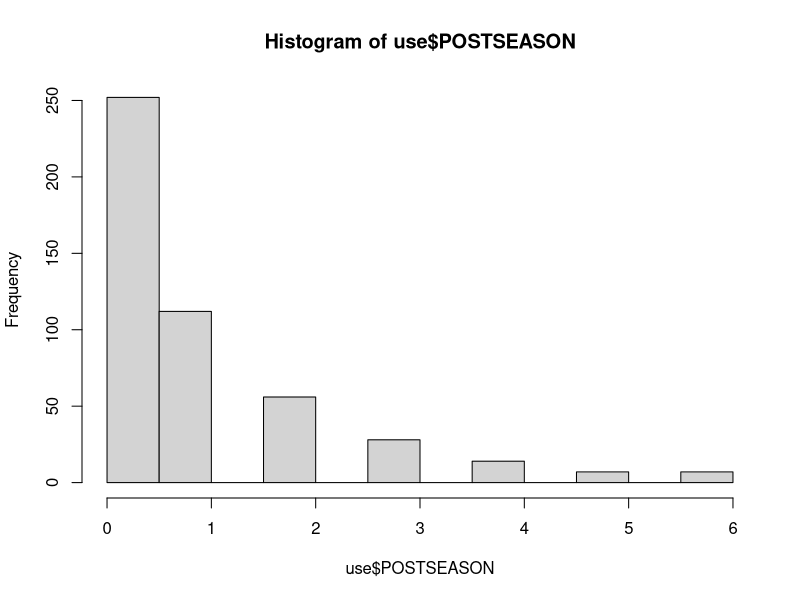

This figure's R source: (Note: this script raises an error after producing the figure.)
## Trying this package to get 2023 data: (3/13/23)
## https://github.com/andreweatherman/toRvik/blob/HEAD/R/bart_ratings.R
##

## devtools::install_github("andreweatherman/toRvik")

#library(toRvik)

#write.csv(bart_ratings(), "2023//2023.csv")
#write.csv(bart_ratings(2022), "2023//2022.csv")
#write.csv(bart_ratings(2021), "2023//2021.csv")
#write.csv(bart_ratings(2020), "2023//2020.csv")
#write.csv(bart_ratings(2019), "2023//2019.csv")
#write.csv(bart_ratings(2018), "2023//2018.csv")
#write.csv(bart_ratings(2017), "2023//2017.csv")
#write.csv(bart_ratings(2016), "2023//2016.csv")
#write.csv(bart_ratings(2015), "2023//2015.csv")

#data2023 <- read.csv("2023//2023.csv")
#data2022 <- read.csv("2023//2022.csv")
#data2021 <- read.csv("2023//2021.csv")
#data2020 <- read.csv("2023//2020.csv")
#data2019 <- read.csv("2023//2019.csv")
#data2018 <- read.csv("2023//2018.csv")
#data2017 <- read.csv("2023//2017.csv")
#data2016 <- read.csv("2023//2016.csv")
#data2015 <- read.csv("2023//2015.csv")

#data <- rbind(data2022,data2021,data2020,data2019,data2018,data2017,data2016,data2015)

#filtered <- na.omit(data)
#descr::freq(filtered$seed)

#write.csv(filtered, "2023//sevenyears.csv")

## (sometimes incorrect) scores taken from: https://www.ncaa.com/news/basketball-men/article/2020-05-06/2019-ncaa-tournament-bracket-scores-stats-records

use <- read.csv("2023//2015_2022_scored.csv.csv")   ## scored with above

names(use)[names(use) == "final"] <- "POSTSEASON"

use$POSTSEASON[use$POSTSEASON=="Champions"] <- 6     # Changing qualitative outcome to numeric (how many rounds won)
use$POSTSEASON[use$POSTSEASON=="2ND"] <- 5 
use$POSTSEASON[use$POSTSEASON=="F4"] <- 4 
use$POSTSEASON[use$POSTSEASON=="E8"] <- 3
use$POSTSEASON[use$POSTSEASON=="S16"] <- 2
use$POSTSEASON[use$POSTSEASON=="R32"] <- 1
use$POSTSEASON[use$POSTSEASON=="R64"] <- 0 

use$POSTSEASON <- as.numeric(use$POSTSEASON)
hist(use$POSTSEASON)

######################
######################

library(caret)

control <- trainControl(method="cv", number=10,verboseIter = TRUE)
metric <- "RMSE"

use2 <- use[,-c(1,2,3,4,21)]  # index, conf, year
use3 <- use[,-c(1,2,21)]

##########################################
##########################################
##########################################
##########################################

set.seed(32)
fit.lm <- train(POSTSEASON ~ ., data=use2, method="lm", metric=metric, trControl=control, preProcess = "knnImpute")
set.seed(56)
fit.wm <- train(POSTSEASON ~ ., data=use2, method="WM", metric=metric, trControl=control, preProcess = "knnImpute")
# fit.evtree <- train(POSTSEASON ~ ., data=use2, method="evtree", metric=metric, trControl=control)

# CART
set.seed(90)
fit.cart <- train(POSTSEASON~., data=use2, method="rpart", metric=metric, trControl=control, preProcess = "knnImpute")
# kNN
set.seed(12)
fit.knn <- train(POSTSEASON~., data=use2, method="knn", metric=metric, trControl=control, preProcess = "knnImpute")
# c) advanced algorithms
# SVM
set.seed(48)
fit.svm <- train(POSTSEASON~., data=use2, method="svmRadial", metric=metric, trControl=control, preProcess = "knnImpute")
# Random Forest
set.seed(87)
fit.rf <- train(POSTSEASON~., data=use2, method="rf", metric=metric, trControl=control, preProcess = "knnImpute")


# summarize accuracy of models
results <- resamples(list(cart=fit.cart, knn=fit.knn, svm=fit.svm, rf=fit.rf, lm=fit.lm, wm=fit.wm))
summary(results)
dotplot(results)



validate <- read.csv("2023//2023.csv")
validate <- na.omit(validate)
validate <- validate[,-c(1,2,3,20)]

predictions <- predict(fit.lm, validate)
write.csv(predictions, "2023//winner.csv")

#teams <- read.csv("2023//2023.csv")
#teams <- na.omit(teams)
#teams <- teams[,2:4]
#write.csv(teams, "2023//teams.csv")

################################################
################################################
################################################

#library(toRvik)

#write.csv(bart_ratings(2014), "2023//2014.csv")
#write.csv(bart_ratings(2013), "2023//2013.csv")
#write.csv(bart_ratings(2012), "2023//2012.csv")
#write.csv(bart_ratings(2011), "2023//2011.csv")
#write.csv(bart_ratings(2010), "2023//2010.csv")
#write.csv(bart_ratings(2009), "2023//2009.csv")
#write.csv(bart_ratings(2008), "2023//2008.csv")     ## database seems to start at 2008

#data2014 <- read.csv("2023//2014.csv")
#data2013 <- read.csv("2023//2013.csv")
#data2012 <- read.csv("2023//2012.csv")
#data2011 <- read.csv("2023//2011.csv")
#data2010 <- read.csv("2023//2010.csv")
#data2009 <- read.csv("2023//2009.csv")
#data2008 <- read.csv("2023//2008.csv")

#data2 <- rbind(data2014,data2013,data2012,data2011,data2010,data2009,data2008)

#filtered2 <- na.omit(data2)

#write.csv(filtered2, "2023//sevenyears2.csv")

##########################################################
##########################################################
##########################################################

first <- read.csv("2023//2015_2022_scored.csv.csv")   ## scored with above
second <- read.csv("2023//2008_2014.csv")

names(first)[names(first) == "final"] <- "POSTSEASON"
names(second)[names(second) == "X.2"] <- "POSTSEASON"
use <- rbind(first,second)


use$POSTSEASON[use$POSTSEASON=="Champions"] <- 6     # Changing qualitative outcome to numeric (how many rounds won)
use$POSTSEASON[use$POSTSEASON=="2ND"] <- 5 
use$POSTSEASON[use$POSTSEASON=="F4"] <- 4 
use$POSTSEASON[use$POSTSEASON=="E8"] <- 3
use$POSTSEASON[use$POSTSEASON=="S16"] <- 2
use$POSTSEASON[use$POSTSEASON=="R32"] <- 1
use$POSTSEASON[use$POSTSEASON=="R64"] <- 0 

use$POSTSEASON <- as.numeric(use$POSTSEASON)
#hist(use$POSTSEASON)

control <- trainControl(method="cv", number=10,verboseIter = TRUE)
metric <- "RMSE"

use2 <- use[,-c(1,2,3,4,21)]  # index, conf, year

##########################################
##########################################
##########################################
##########################################

set.seed(32)
fit.lm <- train(POSTSEASON ~ ., data=use2, method="lm", metric=metric, trControl=control, preProcess = "knnImpute")
set.seed(56)
fit.wm <- train(POSTSEASON ~ ., data=use2, method="WM", metric=metric, trControl=control, preProcess = "knnImpute")
# fit.evtree <- train(POSTSEASON ~ ., data=use2, method="evtree", metric=metric, trControl=control)

# CART
set.seed(90)
fit.cart <- train(POSTSEASON~., data=use2, method="rpart", metric=metric, trControl=control, preProcess = "knnImpute")
# kNN
set.seed(12)
fit.knn <- train(POSTSEASON~., data=use2, method="knn", metric=metric, trControl=control, preProcess = "knnImpute")
# c) advanced algorithms
# SVM
set.seed(48)
fit.svm <- train(POSTSEASON~., data=use2, method="svmRadial", metric=metric, trControl=control, preProcess = "knnImpute")
# Random Forest
set.seed(87)
fit.rf <- train(POSTSEASON~., data=use2, method="rf", metric=metric, trControl=control, preProcess = "knnImpute")


# summarize accuracy of models
results <- resamples(list(cart=fit.cart, knn=fit.knn, svm=fit.svm, rf=fit.rf, lm=fit.lm, wm=fit.wm))
summary(results)
dotplot(results)


validate <- read.csv("2023//2023.csv")
validate <- na.omit(validate)
validate <- validate[,-c(1,2,3,20)]

predictions <- predict(fit.lm, validate)
write.csv(predictions, "2023//winner2.csv")
